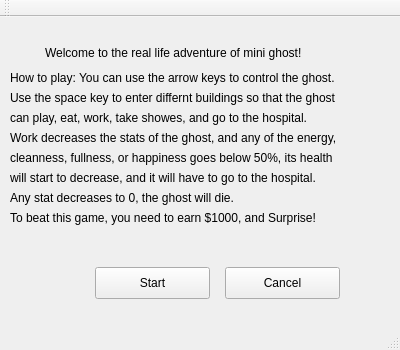
<?xml version="1.0" encoding="UTF-8"?>
<ui version="4.0">
 <class>MainWindow</class>
 <widget class="QMainWindow" name="MainWindow">
  <property name="geometry">
   <rect>
    <x>0</x>
    <y>0</y>
    <width>400</width>
    <height>350</height>
   </rect>
  </property>
  <property name="windowTitle">
   <string>MainWindow</string>
  </property>
  <widget class="QWidget" name="centralWidget">
   <widget class="QLabel" name="label_7">
    <property name="geometry">
     <rect>
      <x>10</x>
      <y>150</y>
      <width>391</width>
      <height>21</height>
     </rect>
    </property>
    <property name="text">
     <string>will start to decrease, and it will have to go to the hospital.</string>
    </property>
   </widget>
   <widget class="QLabel" name="label">
    <property name="geometry">
     <rect>
      <x>45</x>
      <y>10</y>
      <width>311</width>
      <height>51</height>
     </rect>
    </property>
    <property name="text">
     <string>Welcome to the real life adventure of mini ghost!</string>
    </property>
   </widget>
   <widget class="QLabel" name="label_8">
    <property name="geometry">
     <rect>
      <x>10</x>
      <y>170</y>
      <width>391</width>
      <height>21</height>
     </rect>
    </property>
    <property name="text">
     <string>Any stat decreases to 0, the ghost will die.</string>
    </property>
   </widget>
   <widget class="QLabel" name="label_9">
    <property name="geometry">
     <rect>
      <x>10</x>
      <y>190</y>
      <width>391</width>
      <height>21</height>
     </rect>
    </property>
    <property name="text">
     <string>To beat this game, you need to earn $1000, and Surprise!</string>
    </property>
   </widget>
   <widget class="QPushButton" name="startbuttom">
    <property name="geometry">
     <rect>
      <x>95</x>
      <y>250</y>
      <width>115</width>
      <height>32</height>
     </rect>
    </property>
    <property name="text">
     <string>Start</string>
    </property>
   </widget>
   <widget class="QPushButton" name="endbuttom">
    <property name="geometry">
     <rect>
      <x>225</x>
      <y>250</y>
      <width>115</width>
      <height>32</height>
     </rect>
    </property>
    <property name="text">
     <string>Cancel</string>
    </property>
   </widget>
   <widget class="QLabel" name="label_2">
    <property name="geometry">
     <rect>
      <x>10</x>
      <y>40</y>
      <width>381</width>
      <height>41</height>
     </rect>
    </property>
    <property name="text">
     <string>How to play: You can use the arrow keys to control the ghost.</string>
    </property>
   </widget>
   <widget class="QLabel" name="label_4">
    <property name="geometry">
     <rect>
      <x>10</x>
      <y>90</y>
      <width>391</width>
      <height>21</height>
     </rect>
    </property>
    <property name="text">
     <string>can play, eat, work, take showes, and go to the hospital.</string>
    </property>
   </widget>
   <widget class="QLabel" name="label_6">
    <property name="geometry">
     <rect>
      <x>10</x>
      <y>130</y>
      <width>391</width>
      <height>21</height>
     </rect>
    </property>
    <property name="text">
     <string>cleanness, fullness, or happiness goes below 50%, its health </string>
    </property>
   </widget>
   <widget class="QLabel" name="label_5">
    <property name="geometry">
     <rect>
      <x>10</x>
      <y>110</y>
      <width>391</width>
      <height>21</height>
     </rect>
    </property>
    <property name="text">
     <string>Work decreases the stats of the ghost, and any of the energy,</string>
    </property>
   </widget>
   <widget class="QLabel" name="label_3">
    <property name="geometry">
     <rect>
      <x>10</x>
      <y>70</y>
      <width>391</width>
      <height>21</height>
     </rect>
    </property>
    <property name="text">
     <string>Use the space key to enter differnt buildings so that the ghost</string>
    </property>
   </widget>
  </widget>
  <widget class="QMenuBar" name="menuBar">
   <property name="geometry">
    <rect>
     <x>0</x>
     <y>0</y>
     <width>400</width>
     <height>22</height>
    </rect>
   </property>
  </widget>
  <widget class="QToolBar" name="mainToolBar">
   <attribute name="toolBarArea">
    <enum>TopToolBarArea</enum>
   </attribute>
   <attribute name="toolBarBreak">
    <bool>false</bool>
   </attribute>
  </widget>
  <widget class="QStatusBar" name="statusBar"/>
 </widget>
 <layoutdefault spacing="6" margin="11"/>
 <resources/>
 <connections/>
</ui>
